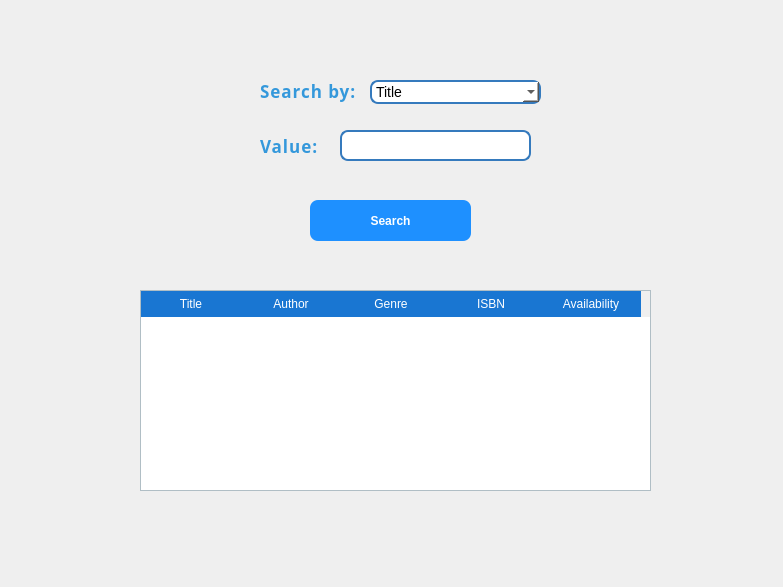
<?xml version="1.0" encoding="UTF-8"?>
<ui version="4.0">
 <class>SearchBook</class>
 <widget class="QDialog" name="SearchBook">
  <property name="geometry">
   <rect>
    <x>0</x>
    <y>0</y>
    <width>783</width>
    <height>587</height>
   </rect>
  </property>
  <property name="windowTitle">
   <string>Search Book</string>
  </property>
  <widget class="QPushButton" name="Searchbutton">
   <property name="geometry">
    <rect>
     <x>310</x>
     <y>200</y>
     <width>161</width>
     <height>41</height>
    </rect>
   </property>
   <property name="cursor">
    <cursorShape>PointingHandCursor</cursorShape>
   </property>
   <property name="styleSheet">
    <string notr="true">QPushButton {
    background-color: #1E90FF;
    border-radius: 8px;
    padding: 6px 15px;
    color: white;
    font-weight: bold;
}
</string>
   </property>
   <property name="text">
    <string>Search</string>
   </property>
   <property name="iconSize">
    <size>
     <width>16</width>
     <height>16</height>
    </size>
   </property>
  </widget>
  <widget class="QComboBox" name="SearchbyBox">
   <property name="geometry">
    <rect>
     <x>370</x>
     <y>80</y>
     <width>171</width>
     <height>24</height>
    </rect>
   </property>
   <property name="styleSheet">
    <string notr="true">QComboBox {
    border: 2px solid #357ABD;
    border-radius: 8px;
    padding: 4px;
    font-size: 14px;
    background: #ffffff;
}

QComboBox:hover {
    border: 2px solid #1E90FF;
}
</string>
   </property>
   <item>
    <property name="text">
     <string>Title</string>
    </property>
   </item>
   <item>
    <property name="text">
     <string>Author</string>
    </property>
   </item>
   <item>
    <property name="text">
     <string>ISBN</string>
    </property>
   </item>
  </widget>
  <widget class="QLabel" name="Title">
   <property name="geometry">
    <rect>
     <x>260</x>
     <y>70</y>
     <width>141</width>
     <height>41</height>
    </rect>
   </property>
   <property name="font">
    <font>
     <family>Segoe Script</family>
     <pointsize>-1</pointsize>
     <bold>true</bold>
    </font>
   </property>
   <property name="styleSheet">
    <string notr="true">QLabel {
font-size: 17px;
    font-weight: bold;
    color: #3498DB;
    letter-spacing: 1px;
}
</string>
   </property>
   <property name="text">
    <string>Search by:</string>
   </property>
  </widget>
  <widget class="QLineEdit" name="ValueInput">
   <property name="geometry">
    <rect>
     <x>340</x>
     <y>130</y>
     <width>191</width>
     <height>31</height>
    </rect>
   </property>
   <property name="styleSheet">
    <string notr="true">QLineEdit {
    border: 2px solid #357ABD;
    border-radius: 8px;
    padding: 6px;
    font-size: 14px;
    background: #ffffff;
}

QLineEdit:focus {
    border: 2px solid #1E90FF;
    background: #f2f9ff;
}
</string>
   </property>
  </widget>
  <widget class="QLabel" name="Title_2">
   <property name="geometry">
    <rect>
     <x>260</x>
     <y>130</y>
     <width>71</width>
     <height>31</height>
    </rect>
   </property>
   <property name="font">
    <font>
     <family>Segoe Script</family>
     <pointsize>-1</pointsize>
     <bold>true</bold>
    </font>
   </property>
   <property name="styleSheet">
    <string notr="true">QLabel {
font-size: 17px;
    font-weight: bold;
    color: #3498DB;
    letter-spacing: 1px;
}
</string>
   </property>
   <property name="text">
    <string>Value:</string>
   </property>
  </widget>
  <widget class="QTableWidget" name="ResultTable">
   <property name="geometry">
    <rect>
     <x>140</x>
     <y>290</y>
     <width>511</width>
     <height>201</height>
    </rect>
   </property>
   <property name="styleSheet">
    <string notr="true">QTableWidget {
    border: 1px solid #b0bec5;
    gridline-color: #e0e0e0;
    background-color: white;
}

QHeaderView::section {
    background-color: #1976D2;
    color: white;
    padding: 4px;
    border: none;
}
</string>
   </property>
   <property name="dragDropOverwriteMode">
    <bool>true</bool>
   </property>
   <property name="columnCount">
    <number>5</number>
   </property>
   <attribute name="horizontalHeaderCascadingSectionResizes">
    <bool>false</bool>
   </attribute>
   <column>
    <property name="text">
     <string>Title</string>
    </property>
   </column>
   <column>
    <property name="text">
     <string>Author</string>
    </property>
   </column>
   <column>
    <property name="text">
     <string>Genre</string>
    </property>
   </column>
   <column>
    <property name="text">
     <string>ISBN</string>
    </property>
   </column>
   <column>
    <property name="text">
     <string>Availability</string>
    </property>
   </column>
  </widget>
 </widget>
 <resources/>
 <connections/>
</ui>
